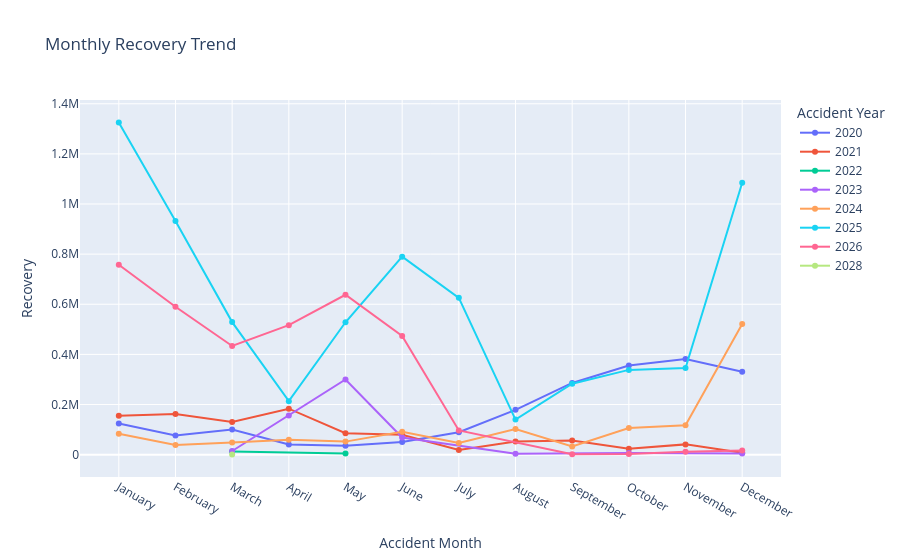

Write notebook code for a chart like this one.
### Markdown cell above
### Recovery Trends

### Code cell
fig = px.line(
    recent_years,
    x="Accident Month",
    y="Recovery",
    color="Accident Year",
    markers=True,
    title="Monthly Recovery Trend"
)

fig.show()

### Figure 1 — Plotly figure (JSON) as saved in the notebook; plotly's stock layout.template omitted (floating-point values rounded to 4 significant figures)
{"data": [{"hovertemplate": "Accident Year=2020<br>Accident Month=%{x}<br>Recovery=%{y}<extra></extra>", "legendgroup": "2020", "line": {"color": "#636efa", "dash": "solid"}, "marker": {"symbol": "circle"}, "mode": "lines+markers", "name": "2020", "orientation": "v", "showlegend": true, "type": "scatter", "x": ["January", "February", "March", "April", "May", "June", "July", "August", "September", "October", "November", "December"], "xaxis": "x", "y": [124200.0, 76850.0, 100400.0, 40124, 35290.0, 50850.0, 89560.0, 178700.0, 286100.0, 355400.0, 381800.0, 330500.0], "yaxis": "y"}, {"hovertemplate": "Accident Year=2021<br>Accident Month=%{x}<br>Recovery=%{y}<extra></extra>", "legendgroup": "2021", "line": {"color": "#EF553B", "dash": "solid"}, "marker": {"symbol": "circle"}, "mode": "lines+markers", "name": "2021", "orientation": "v", "showlegend": true, "type": "scatter", "x": ["January", "February", "March", "April", "May", "June", "July", "August", "September", "October", "November", "December"], "xaxis": "x", "y": [155100.0, 162300.0, 130300.0, 183400.0, 85290.0, 79060.0, 18530.0, 52910.0, 56670.0, 23640.0, 40970.0, 7531.0], "yaxis": "y"}, {"hovertemplate": "Accident Year=2022<br>Accident Month=%{x}<br>Recovery=%{y}<extra></extra>", "legendgroup": "2022", "line": {"color": "#00cc96", "dash": "solid"}, "marker": {"symbol": "circle"}, "mode": "lines+markers", "name": "2022", "orientation": "v", "showlegend": true, "type": "scatter", "x": ["March", "May"], "xaxis": "x", "y": [12112, 5000], "yaxis": "y"}, {"hovertemplate": "Accident Year=2023<br>Accident Month=%{x}<br>Recovery=%{y}<extra></extra>", "legendgroup": "2023", "line": {"color": "#ab63fa", "dash": "solid"}, "marker": {"symbol": "circle"}, "mode": "lines+markers", "name": "2023", "orientation": "v", "showlegend": true, "type": "scatter", "x": ["March", "April", "May", "June", "August", "October", "December"], "xaxis": "x", "y": [14607, 156100.0, 300000, 68561, 3457, 6258.0, 4106], "yaxis": "y"}, {"hovertemplate": "Accident Year=2024<br>Accident Month=%{x}<br>Recovery=%{y}<extra></extra>", "legendgroup": "2024", "line": {"color": "#FFA15A", "dash": "solid"}, "marker": {"symbol": "circle"}, "mode": "lines+markers", "name": "2024", "orientation": "v", "showlegend": true, "type": "scatter", "x": ["January", "February", "March", "April", "May", "June", "July", "August", "September", "October", "November", "December"], "xaxis": "x", "y": [83663, 38820.0, 48650.0, 59740.0, 51980.0, 91130.0, 46160.0, 102297, 32985, 106100.0, 117648, 521400.0], "yaxis": "y"}, {"hovertemplate": "Accident Year=2025<br>Accident Month=%{x}<br>Recovery=%{y}<extra></extra>", "legendgroup": "2025", "line": {"color": "#19d3f3", "dash": "solid"}, "marker": {"symbol": "circle"}, "mode": "lines+markers", "name": "2025", "orientation": "v", "showlegend": true, "type": "scatter", "x": ["January", "February", "March", "April", "May", "June", "July", "August", "September", "October", "November", "December"], "xaxis": "x", "y": [1325000.0, 931800.0, 528800.0, 213400.0, 528200.0, 789700.0, 625700.0, 139900.0, 283000.0, 338200.0, 345300.0, 1085000.0], "yaxis": "y"}, {"hovertemplate": "Accident Year=2026<br>Accident Month=%{x}<br>Recovery=%{y}<extra></extra>", "legendgroup": "2026", "line": {"color": "#FF6692", "dash": "solid"}, "marker": {"symbol": "circle"}, "mode": "lines+markers", "name": "2026", "orientation": "v", "showlegend": true, "type": "scatter", "x": ["January", "February", "March", "April", "May", "June", "July", "September", "October", "November", "December"], "xaxis": "x", "y": [757500.0, 589900.0, 433500.0, 516700.0, 637900.0, 473500.0, 96590.0, 1558.0, 2568.0, 11690.0, 16400.0], "yaxis": "y"}, {"hovertemplate": "Accident Year=2028<br>Accident Month=%{x}<br>Recovery=%{y}<extra></extra>", "legendgroup": "2028", "line": {"color": "#B6E880", "dash": "solid"}, "marker": {"symbol": "circle"}, "mode": "lines+markers", "name": "2028", "orientation": "v", "showlegend": true, "type": "scatter", "x": ["March"], "xaxis": "x", "y": [1000], "yaxis": "y"}], "layout": {"legend": {"title": {"text": "Accident Year"}, "tracegroupgap": 0}, "title": {"text": "Monthly Recovery Trend"}, "xaxis": {"anchor": "y", "domain": [0, 1], "title": {"text": "Accident Month"}}, "yaxis": {"anchor": "x", "domain": [0, 1], "title": {"text": "Recovery"}}}}
